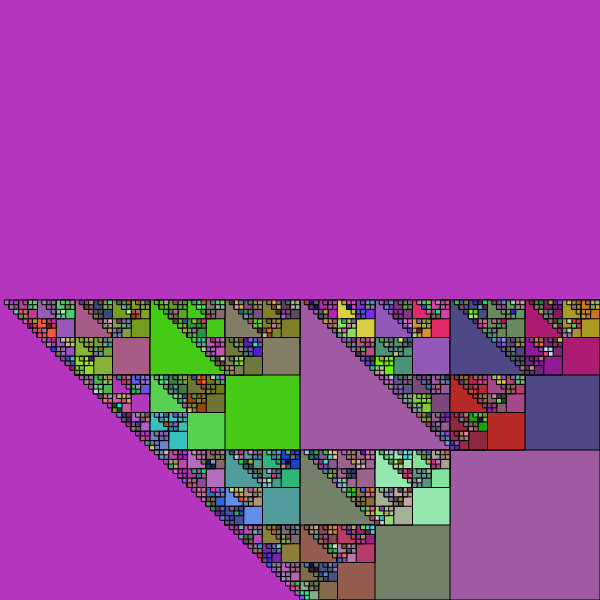
Frame 1 (no input)
Frame 60 (no input): identical to frame 1, image omitted
Frame 120 (the mouse pressed at the canvas centre since frame 60): identical to frame 1, image omitted

The p5.js sketch that drew this single still picture (run headless with seeded random() and noise() and a simulated clock; from frame 60 on, the mouse is pressed at the canvas centre):

// p5.js sketch
// ── sketch.js
function recursiveSquare(x, y, dia) {
  stroke(0);
  fill(random(255),random(255),random(255),random(255));
  rect(x, y, dia, dia);
  if (dia >= 8) {
    recursiveSquare(x + dia / 2, y, dia / 2);
    recursiveSquare(x - dia / 2, y, dia / 2);
    recursiveSquare(x, y + dia / 2, dia / 2);
  }
}

function setup() {
  createCanvas(600, 600);
  background(random(255), random(255), random(255));
  recursiveSquare(width / 2, height / 2, 300);
}

function draw() {
  //background(230);
}
